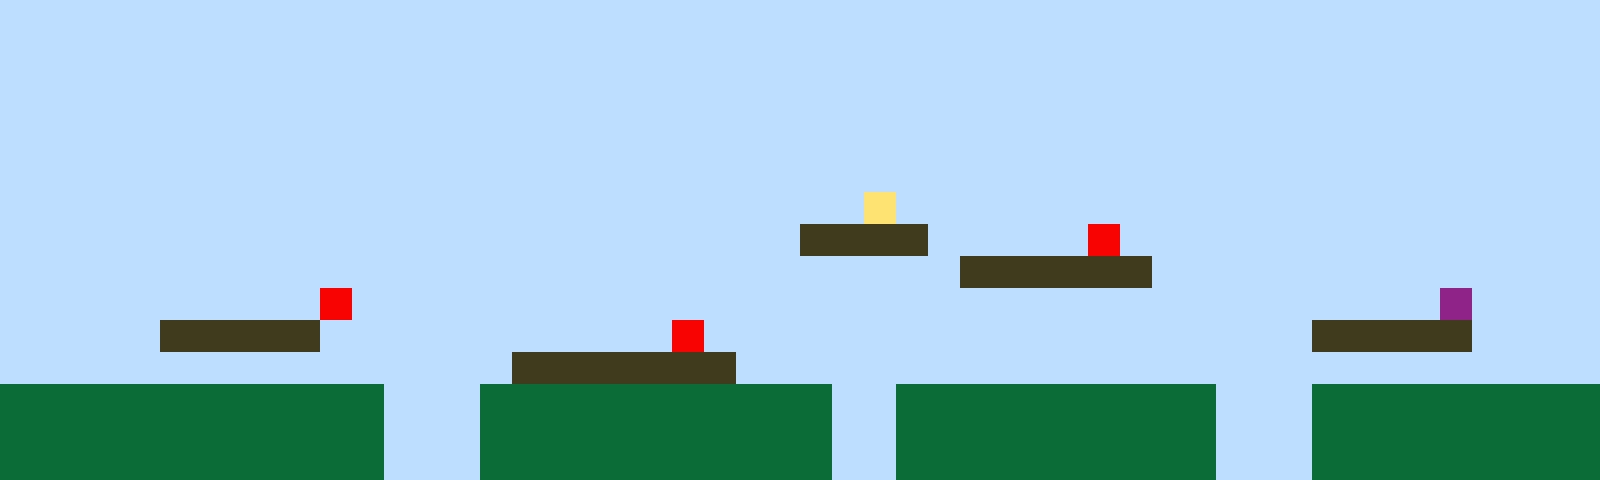

Rendered tile map (Tiled .tmx) drawn with the repository's tilesets; below, a short description and the full map source, tile grids included:
An orthogonal 50x15 tile map with 32x32 px tiles, 1 tile layer (Tile Layer 1).

<map version="1.10" tiledversion="1.11.2" orientation="orthogonal" renderorder="right-up" width="50" height="15" tilewidth="32" tileheight="32" infinite="0" nextlayerid="2" nextobjectid="1"><editorsettings><export target="map1.csv" format="csv" /></editorsettings><tileset firstgid="1" name="sprites" tilewidth="32" tileheight="32" tilecount="6" columns="3"><image source="sprites.png" width="96" height="64" /></tileset><layer id="1" name="Tile Layer 1" width="50" height="15"><data encoding="csv">1,1,1,1,1,1,1,1,1,1,1,1,1,1,1,1,1,1,1,1,1,1,1,1,1,1,1,1,1,1,1,1,1,1,1,1,1,1,1,1,1,1,1,1,1,1,1,1,1,1,1,1,1,1,1,1,1,1,1,1,1,1,1,1,1,1,1,1,1,1,1,1,1,1,1,1,1,1,1,1,1,1,1,1,1,1,1,1,1,1,1,1,1,1,1,1,1,1,1,1,1,1,1,1,1,1,1,1,1,1,1,1,1,1,1,1,1,1,1,1,1,1,1,1,1,1,1,1,1,1,1,1,1,1,1,1,1,1,1,1,1,1,1,1,1,1,1,1,1,1,1,1,1,1,1,1,1,1,1,1,1,1,1,1,1,1,1,1,1,1,1,1,1,1,1,1,1,1,1,1,1,1,1,1,1,1,1,1,1,1,1,1,1,1,1,1,1,1,1,1,1,1,1,1,1,1,1,1,1,1,1,1,1,1,1,1,1,1,1,1,1,1,1,1,1,1,1,1,1,1,1,1,1,1,1,1,1,1,1,1,1,1,1,1,1,1,1,1,1,1,1,1,1,1,1,1,1,1,1,1,1,1,1,1,1,1,1,1,1,1,1,1,1,1,1,1,1,1,1,1,1,1,1,1,1,1,1,1,1,1,1,1,1,1,1,1,1,1,1,1,1,1,1,1,1,1,1,1,1,1,1,1,1,1,1,1,1,1,1,1,1,1,1,1,1,1,1,4,1,1,1,1,1,1,1,1,1,1,1,1,1,1,1,1,1,1,1,1,1,1,1,1,1,1,1,1,1,1,1,1,1,1,1,1,1,1,1,1,1,1,1,1,1,1,1,3,3,3,3,1,1,1,1,1,5,1,1,1,1,1,1,1,1,1,1,1,1,1,1,1,1,1,1,1,1,1,1,1,1,1,1,1,1,1,1,1,1,1,1,1,1,1,1,1,1,1,1,1,1,1,3,3,3,3,3,3,1,1,1,1,1,1,1,1,1,1,1,1,1,1,1,1,1,1,1,1,1,1,1,1,5,1,1,1,1,1,1,1,1,1,1,1,1,1,1,1,1,1,1,1,1,1,1,1,1,1,1,1,1,1,1,1,1,1,1,6,1,1,1,1,1,1,1,1,1,3,3,3,3,3,1,1,1,1,1,1,1,1,1,1,1,5,1,1,1,1,1,1,1,1,1,1,1,1,1,1,1,1,1,1,1,3,3,3,3,3,1,1,1,1,1,1,1,1,1,1,1,1,1,1,1,1,1,1,1,1,3,3,3,3,3,3,3,1,1,1,1,1,1,1,1,1,1,1,1,1,1,1,1,1,1,1,1,1,1,1,1,1,1,1,2,2,2,2,2,2,2,2,2,2,2,2,1,1,1,2,2,2,2,2,2,2,2,2,2,2,1,1,2,2,2,2,2,2,2,2,2,2,1,1,1,2,2,2,2,2,2,2,2,2,2,2,2,2,2,2,2,2,2,2,2,2,1,1,1,2,2,2,2,2,2,2,2,2,2,2,1,1,2,2,2,2,2,2,2,2,2,2,1,1,1,2,2,2,2,2,2,2,2,2,2,2,2,2,2,2,2,2,2,2,2,2,1,1,1,2,2,2,2,2,2,2,2,2,2,2,1,1,2,2,2,2,2,2,2,2,2,2,1,1,1,2,2,2,2,2,2,2,2,2</data></layer></map>
